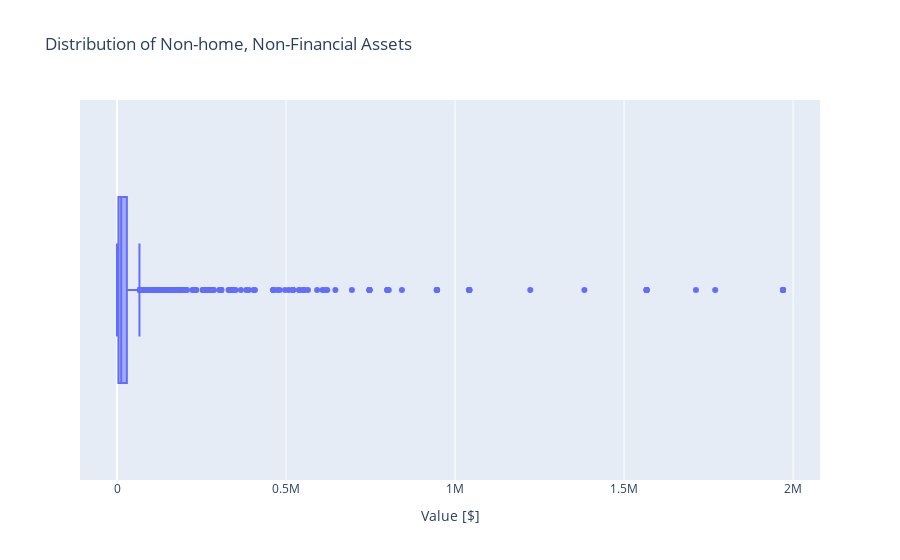

The cell this chart's notebook holds for it:
### Markdown cell above
One thing that is noticeable throughout this project is that many of the wealth indicators are highly skewed, with a few outlier households having enormous wealth. Those outliers can affect our measure of variance. There is need to check if that's the case with one of the features from `top_five_var`.

### Code cell
# Create a boxplot of `NHNFIN`
fig = px.box(
    data_frame=df, 
    x="NHNFIN", 
    title="Distribution of Non-home, Non-Financial Assets"
)
fig.update_layout(xaxis_title="Value [$]")
fig.show()

### Figure 1 — Plotly figure (JSON) as saved in the notebook; plotly's stock layout.template omitted (floating-point values rounded to 4 significant figures; data arrays with more than 128 entries replaced by an {"elided": "..."} marker saying what was removed)
{"data": [{"alignmentgroup": "True", "hovertemplate": "NHNFIN=%{x}<extra></extra>", "legendgroup": "", "marker": {"color": "#636efa"}, "name": "", "notched": false, "offsetgroup": "", "orientation": "h", "showlegend": false, "type": "box", "x": {"elided": "2551 int values"}, "x0": " ", "xaxis": "x", "y0": " ", "yaxis": "y"}], "layout": {"boxmode": "group", "legend": {"tracegroupgap": 0}, "title": {"text": "Distribution of Non-home, Non-Financial Assets"}, "xaxis": {"anchor": "y", "domain": [0, 1], "title": {"text": "Value [$]"}}, "yaxis": {"anchor": "x", "domain": [0, 1]}}}
